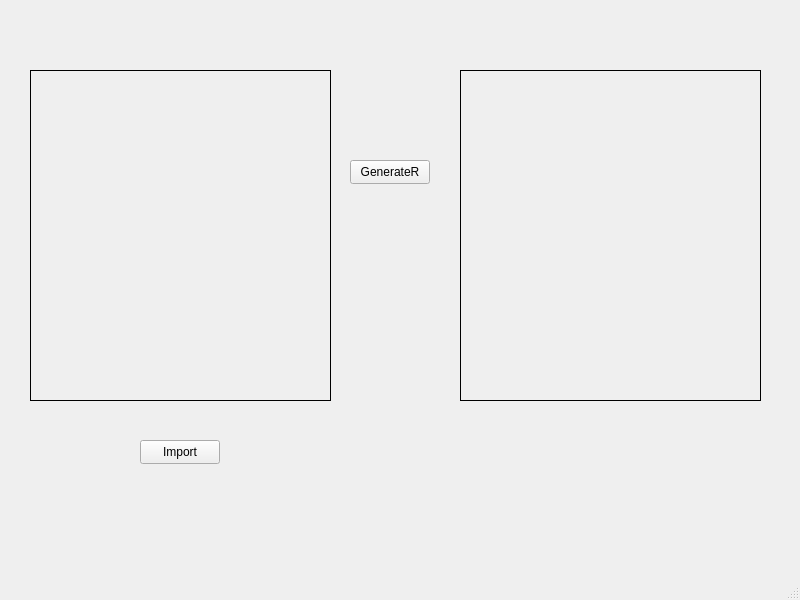
<?xml version="1.0" encoding="UTF-8"?>
<ui version="4.0">
 <class>MainWindow</class>
 <widget class="QMainWindow" name="MainWindow">
  <property name="geometry">
   <rect>
    <x>0</x>
    <y>0</y>
    <width>800</width>
    <height>600</height>
   </rect>
  </property>
  <property name="windowTitle">
   <string>MainWindow</string>
  </property>
  <widget class="QWidget" name="centralwidget">
   <widget class="QPushButton" name="Import">
    <property name="geometry">
     <rect>
      <x>140</x>
      <y>440</y>
      <width>80</width>
      <height>24</height>
     </rect>
    </property>
    <property name="text">
     <string>Import</string>
    </property>
   </widget>
   <widget class="QLabel" name="ImgIn">
    <property name="geometry">
     <rect>
      <x>30</x>
      <y>70</y>
      <width>301</width>
      <height>331</height>
     </rect>
    </property>
    <property name="frameShape">
     <enum>QFrame::Box</enum>
    </property>
    <property name="text">
     <string/>
    </property>
   </widget>
   <widget class="QLabel" name="ImgOut">
    <property name="geometry">
     <rect>
      <x>460</x>
      <y>70</y>
      <width>301</width>
      <height>331</height>
     </rect>
    </property>
    <property name="frameShape">
     <enum>QFrame::Box</enum>
    </property>
    <property name="text">
     <string/>
    </property>
   </widget>
   <widget class="QPushButton" name="GenerateR">
    <property name="geometry">
     <rect>
      <x>350</x>
      <y>160</y>
      <width>80</width>
      <height>24</height>
     </rect>
    </property>
    <property name="text">
     <string>GenerateR</string>
    </property>
   </widget>
  </widget>
  <widget class="QMenuBar" name="menubar">
   <property name="geometry">
    <rect>
     <x>0</x>
     <y>0</y>
     <width>800</width>
     <height>21</height>
    </rect>
   </property>
  </widget>
  <widget class="QStatusBar" name="statusbar"/>
 </widget>
 <resources/>
 <connections/>
</ui>
